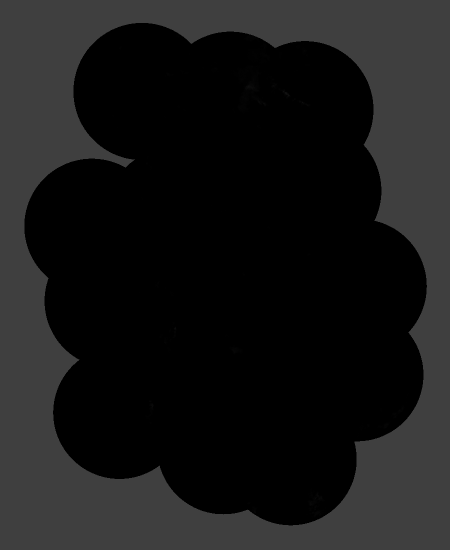
#> input picture opticFlow/PNG/scaled_1705140020.png, 900 x 1100 px (shown at 1/2 size)
$ jupyter execute tracking.ipynb
#> lines starting #> are read from the running program, lines starting #| are printed output that depends on the picture; after the words box and inside, x2 and y2 are one past the last pixel; in counts of white or black regions, pixels touching at a corner belong together
[cell 1]
from PIL import ImageFont, ImageDraw, Image
import os
import numpy as np
import cv2 as cv
from collections import Iterator
import matplotlib as mpl
import matplotlib.pyplot as plt
from matplotlib import cm

N = 20

class MplColorHelper:

    def __init__(self, cmap_name, start_val, stop_val):
        if stop_val > 255:
            stop_val = 255
        self.cmap_name = cmap_name
        self.cmap = plt.get_cmap(cmap_name)
        self.norm = mpl.colors.Normalize(vmin=start_val, vmax=stop_val)
        self.scalarMap = cm.ScalarMappable(norm=self.norm, cmap=self.cmap)

    # [5 lines left out: function get_rgb, not called in this run]

COL = MplColorHelper('nipy_spectral', 0, 20)

class DataProvider(object):
    """

        path: string
            Path to directory were the files are stored.

    """

    def __init__(self,path,openIMG=True,pattern="scaled_17051.*"):
        def get_files(pwd,pattern=""):

            """

                Read all files from path which match a pattern and return a list with the names

            """
#> called with pwd = 'PNG', pattern = '.*'

            import re
            files = []
            for file in os.listdir(pwd):
                matches = re.search(pattern, file)
                if matches:
                    files.append(matches[0])
#> pass 2 of the loop in get_files, `for file in os.listdir(pwd):`:

            files.sort()
            return files

        self.files = get_files(path,pattern)
        self.path = path
        self.openIMG = openIMG

    def _openIMG(self,pwd):
#> called with pwd = 'PNG/scaled_1705140020.png'
        return np.array(Image.open(pwd))
#> returned value is the input picture: shape (1100, 900); min 0, max 63, mean 24.2

    # [5 lines left out: function __getitem__, not called in this run]


    def __len__(self):
        return len(self.files)

    def __iter__(self):
        self.n = -1
        return self

    def __next__(self):
        self.n += 1
        if self.n < len(self.files):
            if self.openIMG:
                return self._openIMG(os.path.join(self.path,self.files[self.n]))
            else:
                return os.path.join(self.path,self.files[self.n])
        else:
            raise StopIteration


class Cloud():
    # [12 lines left out: function __init__, not called in this run]

    def __lt__(self, other):
        return self.size < other.size

    def __eq__(self, other):
        return self.size == other.size

    def __str__(self):
        return "Cloudsize: {}\nCenter : {}\n".format(self.size,self.center_of_mass)


    # [40 lines left out: functions addText, bounding_box, not called in this run]


    def draw(self,img):
        return self.bounding_box(img)

    def paintcolor(self,img):
        img[self.points] = self.color
        return img


    # [9 lines left out: function dist, not called in this run]


class CloudTracker():

    """

        This class will label clouds via sequential labeling :


            max_dist: (int)
                Maximale Distanz so dass die Wolken als verbunden angesehen werden

            cloud_threshold: (int)
                Pixel die größer als dieser Threshold sind werden als Wolken klassifiziert


    """

    def __init__(self,data,max_dist=1,cloud_threshold=5):


        self.label = None
        self.max_dist = max_dist
        self.cloud_threshold = cloud_threshold
        self.data = data

        self.nbrs = list(np.arange(0,255))

        np.random.shuffle(self.nbrs)


    def max_contrast(self,img):

        """

            maximize contrast of images
            also deleting "edges"

        """

        img[img == img[0,0]] = 0
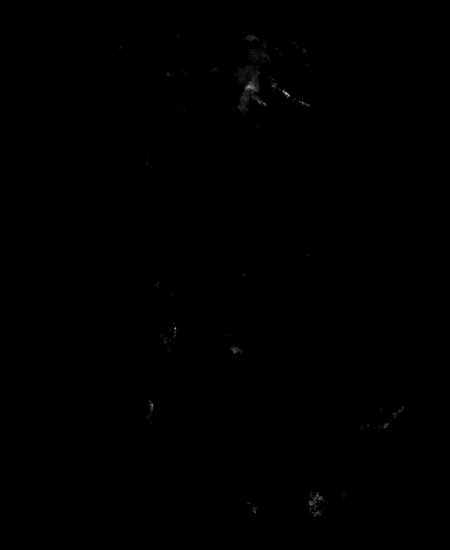
#> img: shape (1100, 900) (shown at 1/2 size); min 0, max 23, mean 0; drawn with min black and max white

        mi,ma = img.min(),img.max()
#> mi = 0; ma = 23
        if ma == 0:
            return img

        img -= mi
        img[img == ma -mi] = 0
#> img: shape (1100, 900); under 0.01% of pixels changed, all inside (x1, y1, x2, y2) = (573, 186, 574, 187)
        ma = img.max()
#> ma = 21
        img = np.array(((img / ma) * 255),dtype='uint8')
        return img


    def binary(self,img,threshold=5):


#> called with threshold = 5
        img[img > threshold ] = 255
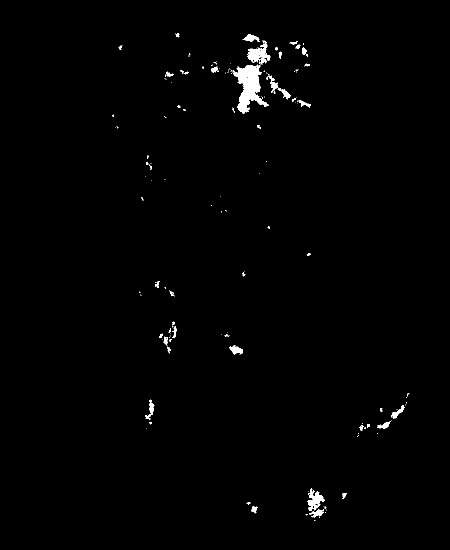
#> img: shape (1100, 900) (shown at 1/2 size); 0.9% white; 147 white regions (101 under 20 px), largest, box (x1, y1, x2, y2) and area: (465, 129, 537, 227) 3231, (495, 81, 541, 129) 1021, (615, 977, 650, 1022) 724
        img[img <= threshold] = 0


        return img


    # [80 lines left out: function sequentialLabeling, not called in this run]


    def fit(self,img):
        pass


    # [73 lines left out: functions createClouds, find_Pair_Of_Clouds, drawPairs, not called in this run]


    def create(self,inputPath, outputPath, delay, finalDelay, loop):
        cmd = "convert -delay {} {}*.png -delay {} -loop {} {}".format(
        delay, inputPath, finalDelay, loop,
        outputPath)
        print(cmd)
        os.system(cmd)


    def calcFlow(self,cloudpairs):
        pass

    def showMaxContrast(self,create_gif = False,name="maxContrast.gif",nbr_imgs = 0):
        if create_gif:
            folder = "GIF/"
            if not os.path.exists(folder):
                os.mkdir(folder)
        windowname = 'OpenCvFrame'
        cv.namedWindow(windowname)
        cv.moveWindow(windowname,2600,40)

        for i,pwd in enumerate(self.data):

            img = self.data._openIMG(pwd)
            file = pwd.split("/")[-1]
            img = self.max_contrast(img)
            img_bin = self.binary(img.copy())
            concat = np.concatenate((img,img_bin),axis=1)
            cv.imshow(windowname,concat)
            if cv.waitKey(25) & 0XFF == ord('q'):
                break

            if create_gif:

                cv.imwrite(os.path.join(folder,file),concat)
                if i == nbr_imgs and nbr_imgs != 0:
                    break

        cv.destroyAllWindows()
        if create_gif:
            self.create(folder,name,20,250,0)

    def track(self,create_gif = False,name="clouds.gif",nbr_imgs = 0):

        self.trackID = 0
        self.cloudList = []
        self.imgList = []

        if create_gif:
            folder = "GIF/"
            if not os.path.exists(folder):
                os.mkdir(folder)

        windowname = 'OpenCvFrame'
        cv.namedWindow(windowname)
        cv.moveWindow(windowname,2600,40)

        for i,pwd in enumerate(self.data):

            img = self.data._openIMG(pwd)
            file = pwd.split("/")[-1]

            img = self.max_contrast(img)
            img = self.binary(img)
            if len(self.imgList) == 0:
                mask = np.zeros_like(img)


            if len(self.imgList) >= 2:
                self.imgList.pop(0)
            self.imgList.append(img)

            def draw_flow(imgs,flow, step=16):
                h, w = imgs.shape[:2]
                y, x = np.mgrid[step / 2:h:step, step / 2:w:step].reshape(2, -1).astype(int)
                fx, fy = flow[y, x].T
                lines = np.vstack([x, y, x + fx, y + fy]).T.reshape(-1, 2, 2)
                lines = np.int32(lines + 0.5)
                vis = cv.cvtColor(imgs, cv.COLOR_GRAY2BGR)
                cv.polylines(vis, lines, 0, (0, 255, 0))
                for (x1, y1), (x2, y2) in lines:
                    cv.circle(vis, (x1, y1), 1, (0, 255, 0), -1)
                return vis

            if len(self.imgList) == 2:

                flow = cv.calcOpticalFlowFarneback(self.imgList[0], self.imgList[1],
                                              None,
                                              pyr_scale = 0.5,
                                              levels = 5,
                                              winsize = 11,
                                              iterations = 5,
                                              poly_n = 5,
                                              poly_sigma = 1.1, flags = 0)

                # [5 lines of commented-out code are left out]
                vis = draw_flow(mask,flow)

                mask = cv.cvtColor(vis,cv.COLOR_RGB2GRAY)
                img = np.concatenate((self.imgList[0],mask),axis=1)
                cv.imshow(windowname,img)
                if cv.waitKey(25) & 0XFF == ord('q'):
                    break


            # [9 lines of commented-out code are left out]

            if create_gif and len(self.imgList) == 2:

                cv.imwrite(os.path.join(folder,file),img)
                if i == nbr_imgs and nbr_imgs != 0:
                    break
#> pass 2 of the loop in track, `for i,pwd in enumerate(self.data):`:
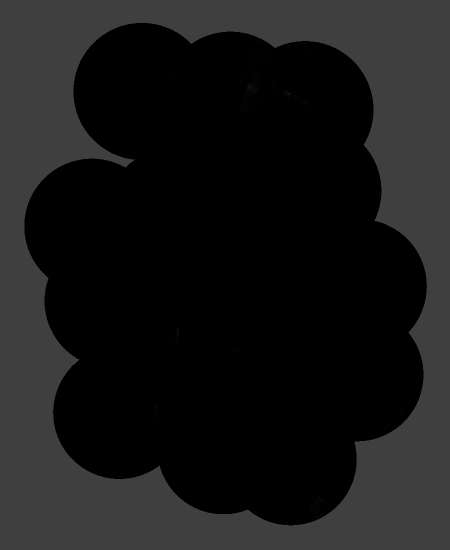
#> input picture opticFlow/PNG/scaled_1705140035.png, 900 x 1100 px (shown at 1/2 size)
#> in _openIMG, returned value is the input picture: shape (1100, 900); min 0, max 63, mean 24.2
#> in binary (call 2), `img[img > threshold ] = 255`:
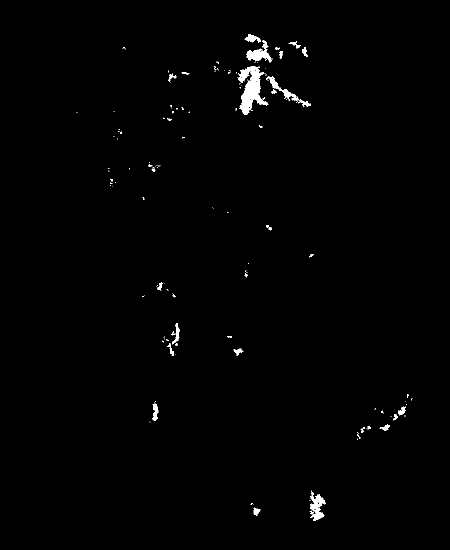
#> img: shape (1100, 900) (shown at 1/2 size); 0.82% white; 142 white regions (107 under 20 px), largest, box (x1, y1, x2, y2) and area: (475, 132, 537, 230) 2775, (493, 80, 544, 125) 883, (620, 984, 652, 1042) 863
#> fx = 3864 values, max 13.1 at index 2986, min -8.36 at index 807, mean 0.184; fy = 3864 values, max 11.79 at index 3459, min -5.44 at index 652, mean 0.142
#> imgs: shape (1100, 900); every value is 0
#> the loop in draw_flow, `for (x1, y1), (x2, y2) in lines:` made 3864 passes
#> (x1, y1, x2, y2) on passes 1 to 3: (8, 8, 8, 8), (24, 8, 24, 8), (40, 8, 40, 8)
#> mask: shape (1100, 900); values 0 (black) and 150 (white), 2% white in thin lines or dots
#> in track, `img = np.concatenate((self.imgList[0],mask),axis=1)`:
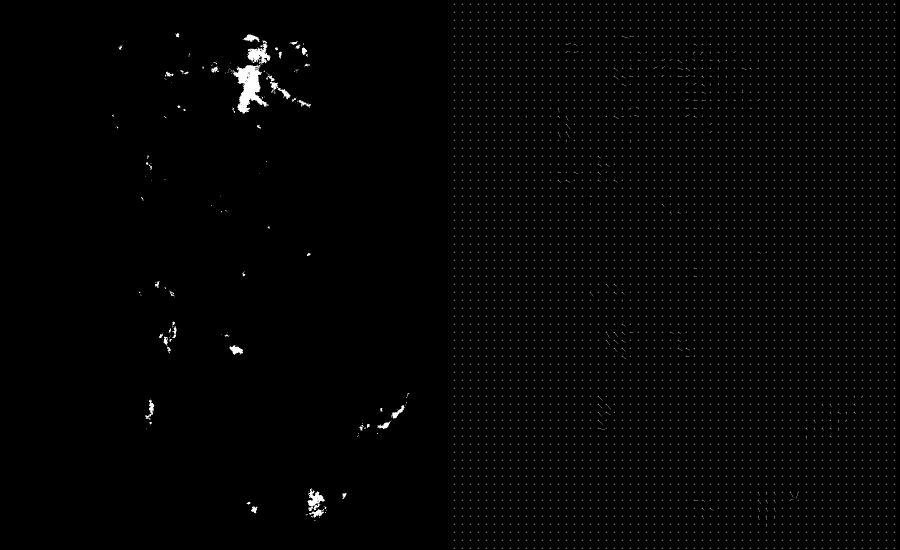
#> img: shape (1100, 1800) (shown at 1/2 size); min 0, max 255, mean 2.7
#> (key q is pressed here)


        cv.destroyAllWindows()
        if create_gif:
            self.create(folder,name,20,250,0)


def tracking(file):
    pass

[cell 2]
d = DataProvider("PNG",openIMG=False,pattern=".*")
labeling = CloudTracker(d,max_dist=15)
labeling.track(create_gif=True,name="opticalFlow.gif",nbr_imgs=0)
cv.destroyAllWindows()

[cell 3]
d = DataProvider("PNG",openIMG=False,pattern=".*")
#> pass 2 of the loop in get_files, `for file in os.listdir(pwd):`:
labeling = CloudTracker(d,max_dist=15)
labeling.showMaxContrast(create_gif=True,nbr_imgs=0)
#> in showMaxContrast, `concat = np.concatenate((img,img_bin),axis=1)`:
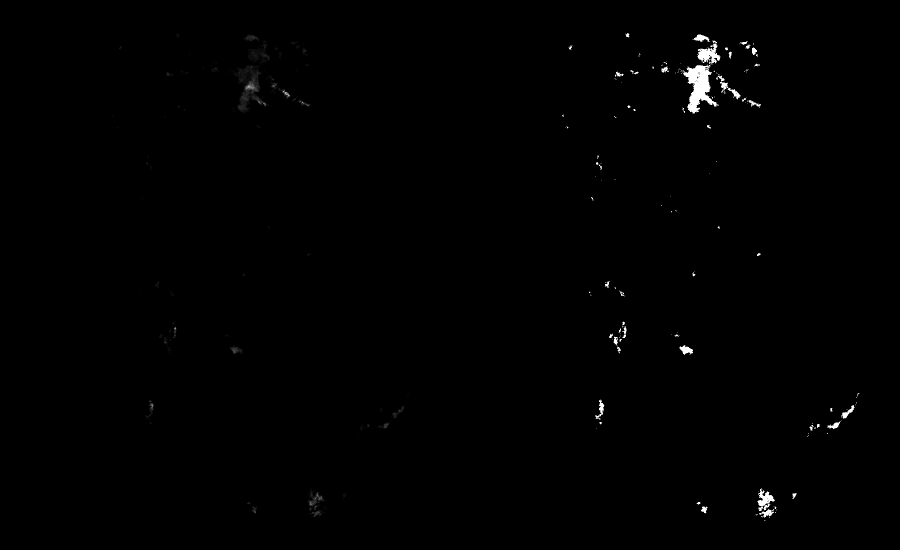
#> concat: shape (1100, 1800) (shown at 1/2 size); min 0, max 255, mean 1.3
#> (key q is pressed here)
